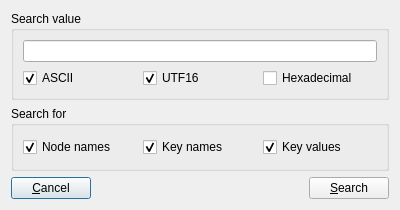
<?xml version="1.0" encoding="UTF-8"?>
<ui version="4.0">
 <class>DlgSearch</class>
 <widget class="QDialog" name="DlgSearch">
  <property name="geometry">
   <rect>
    <x>0</x>
    <y>0</y>
    <width>400</width>
    <height>210</height>
   </rect>
  </property>
  <property name="sizePolicy">
   <sizepolicy hsizetype="Minimum" vsizetype="Minimum">
    <horstretch>0</horstretch>
    <verstretch>0</verstretch>
   </sizepolicy>
  </property>
  <property name="windowTitle">
   <string> Search</string>
  </property>
  <property name="windowIcon">
   <iconset resource="fred.qrc">
    <normaloff>:/icons/resources/fred.png</normaloff>:/icons/resources/fred.png</iconset>
  </property>
  <layout class="QVBoxLayout" name="verticalLayout">
   <item>
    <widget class="QGroupBox" name="groupBox">
     <property name="title">
      <string>Search value</string>
     </property>
     <layout class="QVBoxLayout" name="verticalLayout_2">
      <item>
       <widget class="QLineEdit" name="EdtValue"/>
      </item>
      <item>
       <layout class="QHBoxLayout" name="horizontalLayout">
        <item>
         <widget class="QCheckBox" name="CbAscii">
          <property name="text">
           <string>ASCII</string>
          </property>
          <property name="checked">
           <bool>true</bool>
          </property>
         </widget>
        </item>
        <item>
         <widget class="QCheckBox" name="CbUtf16">
          <property name="text">
           <string>UTF16</string>
          </property>
          <property name="checked">
           <bool>true</bool>
          </property>
         </widget>
        </item>
        <item>
         <widget class="QCheckBox" name="CbHex">
          <property name="text">
           <string>Hexadecimal</string>
          </property>
         </widget>
        </item>
       </layout>
      </item>
     </layout>
    </widget>
   </item>
   <item>
    <widget class="QGroupBox" name="groupBox_2">
     <property name="title">
      <string>Search for</string>
     </property>
     <layout class="QHBoxLayout" name="horizontalLayout_2">
      <item>
       <widget class="QCheckBox" name="CbNodeNames">
        <property name="text">
         <string>Node names</string>
        </property>
        <property name="checked">
         <bool>true</bool>
        </property>
       </widget>
      </item>
      <item>
       <widget class="QCheckBox" name="CbKeyNames">
        <property name="text">
         <string>Key names</string>
        </property>
        <property name="checked">
         <bool>true</bool>
        </property>
       </widget>
      </item>
      <item>
       <widget class="QCheckBox" name="CbKeyValues">
        <property name="text">
         <string>Key values</string>
        </property>
        <property name="checked">
         <bool>true</bool>
        </property>
       </widget>
      </item>
     </layout>
    </widget>
   </item>
   <item>
    <layout class="QHBoxLayout" name="horizontalLayout_3">
     <item>
      <widget class="QPushButton" name="BtnCancel">
       <property name="text">
        <string>&amp;Cancel</string>
       </property>
      </widget>
     </item>
     <item>
      <spacer name="horizontalSpacer">
       <property name="orientation">
        <enum>Qt::Horizontal</enum>
       </property>
       <property name="sizeHint" stdset="0">
        <size>
         <width>40</width>
         <height>20</height>
        </size>
       </property>
      </spacer>
     </item>
     <item>
      <widget class="QPushButton" name="BtnSearch">
       <property name="text">
        <string>&amp;Search</string>
       </property>
      </widget>
     </item>
    </layout>
   </item>
  </layout>
 </widget>
 <resources>
  <include location="fred.qrc"/>
 </resources>
 <connections/>
</ui>
